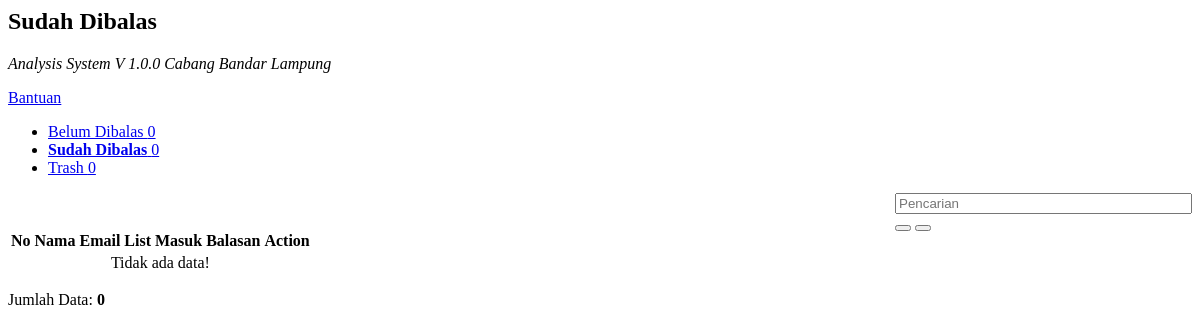
Page /admin/sudah_dibalas.php on the earlier database version.
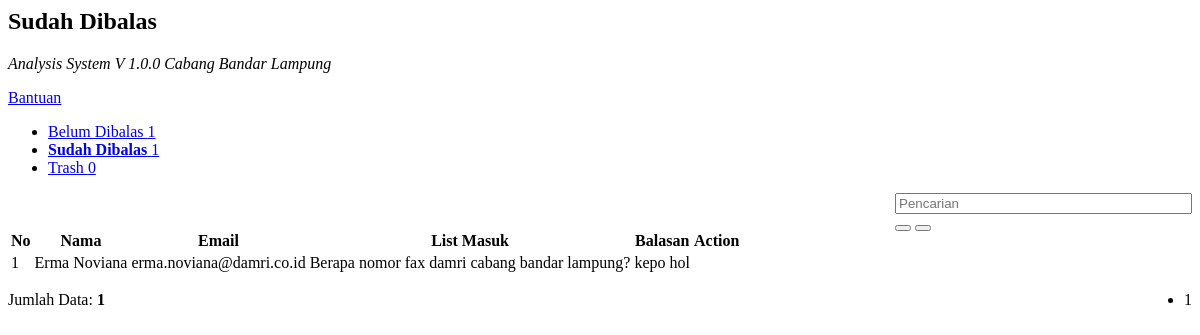
Same page on the later database version.
### tables this page shows
CREATE TABLE `tbl_helpdesk` (
  `id_helpdesk` int(10) NOT NULL,
  `nama` varchar(50) DEFAULT NULL,
  `email` varchar(100) DEFAULT NULL,
  `inbox` varchar(255) DEFAULT NULL,
  `outbox` varchar(255) DEFAULT NULL,
  `tanggal` varchar(25) DEFAULT NULL,
  `trash` int(10) DEFAULT NULL,
  `status` int(10) DEFAULT NULL
);

### admin/sudah_dibalas.php (the view, shortened to what the changed rows need)
<body>
    <div class="breadcomb-area">
        <div class="container">
            <div class="row">
                <div class="col-lg-12 col-md-12 col-sm-12 col-xs-12">
                    <div class="breadcomb-list">
                        <div class="row">
                            <div class="col-lg-6 col-md-6 col-sm-6 col-xs-12">
                                <div class="breadcomb-wp">
                                    <div class="breadcomb-ctn">
                                        <h2>Sudah Dibalas</h2>
                                    </div>
                                </div>
                            </div>
                        </div>
                    </div>
                </div>
            </div>
        </div>
    </div>
    <div class="inbox-area">
        <div class="container">
            <div class="row">
                <div class="col-lg-3 col-md-3 col-sm-3 col-xs-12">
                    <div class="inbox-left-sd">
                       <div class="inbox-status">
                           <ul class="inbox-st-nav">
                               <li>
                                 <a href="index.php?content=belum_dibalas">
                                   <i class="notika-icon notika-draft"></i> Belum Dibalas
                                   <span class="pull-right">
                                     <?php
                                       $qhelp      = "SELECT count(*) as count FROM tbl_helpdesk WHERE status=0 AND outbox=0 AND trash=0";
                                       $query      = mysqli_query($konek, $qhelp)or die(mysqli_error($konek));
                                       $result     = mysqli_fetch_assoc($query);
                                       $count      = $result['count'];
                                       echo $count;
                                     ?>
                                   </span>
                                 </a>
                               </li>
                               <li>
                                 <a href="index.php?content=sudah_dibalas"><i class="notika-icon notika-sent"></i> <b>Sudah Dibalas</b>
                                   <span class="pull-right">
                                     <?php
                                       $qhelp      = "SELECT count(*) as count FROM tbl_helpdesk WHERE status=1 AND outbox!='0' AND trash=0";
                                       $query      = mysqli_query($konek, $qhelp)or die(mysqli_error($konek));
                                       $result     = mysqli_fetch_assoc($query);
                                       $count      = $result['count'];
                                       echo $count;
                                     ?>
                                   </span>
                                 </a>
                               </li>
                                     <?php
                                       $qhelp      = "SELECT count(*) as count FROM tbl_helpdesk WHERE trash=1";
                                       $query      = mysqli_query($konek, $qhelp)or die(mysqli_error($konek));
                                     ?>
                           </ul>
                       </div>
                    </div>
                </div>
                <div class="col-lg-9 col-md-9 col-sm-9 col-xs-12">
                    <div class="data-table-area">
                        <div class="container">
                            <div class="row">
                                <div class="col-lg-9 col-md-9 col-sm-9 col-xs-12">
                                    <div class="data-table-list">
                                        <div class="table-responsive">
                                              <br><br>
                                              <form class="form-horizontal" method="POST">
                                                <table class="table table-striped" id="data-table-basic">
                                                  <thead>
                                                    <tr>
                                                      <th>No</th>
                                                      <th>Nama</th>
                                                      <th>Email</th>
                                                      <th>List Masuk</th>
                                                      <th>Balasan</th>
                                                      <th>Action</th>
                                                    </tr>
                                                  </thead>
                                                  <tbody>
                                                    <?php
                                                      include '../config/koneksi.php';
                                                                 $batas  = 10;
                                                                 $hal    = @$_GET['hal'];
                                                                 if (empty($hal)) {
                                                                   $posisi = 0;
                                                                   $hal    = 1;
                                                                 } else {
                                                                   $posisi = ($hal - 1) * $batas;
                                                                 }
                                                                 if($_SERVER['REQUEST_METHOD'] == "POST") {
                                                                   $pencarian = trim(mysqli_real_escape_string($konek, $_POST['pencarian']));
                                                                   if ($pencarian != '') {
                                                                     $sql = "SELECT * FROM tbl_helpdesk WHERE status='1' AND trash='0' AND nama LIKE '%$pencarian%' OR email LIKE '%$pencarian%' OR inbox LIKE '%$pencarian%' OR outbox LIKE '%$pencarian%' ORDER BY id_helpdesk DESC";
                                                                     $query = $sql;
                                                                     $queryJml = $sql;
                                                                   } else {
                                                                     $query = "SELECT * FROM tbl_helpdesk WHERE status='1' AND trash='0' ORDER BY id_helpdesk DESC LIMIT $posisi, $batas ";
                                                                     $queryJml = "SELECT * FROM tbl_helpdesk WHERE status='1' AND trash='0' ORDER BY id_helpdesk DESC";
                                                                     $no = $posisi + 1;
                                                                   }
                                                                 } else {
                                                                   $query = "SELECT * FROM tbl_helpdesk WHERE status='1' AND trash='0' ORDER BY id_helpdesk DESC LIMIT $posisi, $batas ";
                                                                   $queryJml = "SELECT * FROM tbl_helpdesk WHERE status='1' AND trash='0' ORDER BY id_helpdesk DESC";
                                                                 }
                                                      $querydata = mysqli_query($konek, $query)or die(mysqli_error());
                                                              if(mysqli_num_rows($querydata) == 0){
                                                                echo '<tr><td colspan="6" align="center">Tidak ada data!</td></tr>';
                                                              }
                                                                else
                                                              {
                                                                $no = 1;
                                                                while($data = mysqli_fetch_array($querydata)){
                                                                  echo '<tr>';
                                                                  echo '<td>'.$no.'</td>';
                                                                  echo '<td>'.$data['nama'].'</td>';
                                                                  echo '<td>'.$data['email'].'</td>';
                                                                  echo '<td>'.$data['inbox'].'</td>';
                                                                  echo '<td>'.$data['outbox'].'</td>';
                                                                  echo '<td align="center"  width="20"><a data-toggle="tooltip" data-placement="left" title="Pindahkan ke Trash" href=../config/trash.php?id_helpdesk='.$data['id_helpdesk'].'><i class="fa fa-trash fa-fw"></i></a></td>';
                                                                  echo '</tr>';
                                                                  $no++;
                                                                }
                                                              }
                                                          ?>
                                                  </tbody>
                                                </table>
                                              </form>
                                              <?php
                                               if($_SERVER['REQUEST_METHOD'] == "POST") {
                                                      $pencarian = trim(mysqli_real_escape_string($konek, $_POST['pencarian']));
                                                  echo "<div style=\"float:left;\">";
                                                  $jml = mysqli_num_rows(mysqli_query($konek, $queryJml));
                                                  echo "Data Hasil Pencarian: <b>$jml</b>";
                                                  echo "</div>";
                                                } else { ?>
                                                  <div style="float:left;">
                                                    <?php
                                                    $jml = mysqli_num_rows(mysqli_query($konek, $queryJml));
                                                    echo "Jumlah Data: <b>$jml</b>";
                                                    ?>
                                                  </div>
                                                  <div style="float:right;">
                                                    <ul class="pagination pagination-sm" style="margin: 0">
                                                      <?php
                                                      $jml_hal = ceil($jml / $batas);
                                                      for ($i=1; $i <= $jml_hal; $i++) {
                                                        if ($i != $hal) {
                                                          echo "<li><a href=\"index.php?content=sudah_dibalas&&hal=$i\">$i</a></li>";
                                                        } else {
                                                          echo "<li class=\"active\"><a>$i</a></li>";
                                                        }
                                                      }
                                                    }
                                                      ?>
                                                    </ul>
                                                  </div>
                                            </div>
                                        </div>
                                    </div>
                                </div>
                            </div>
                        </div>
                    </div>
                </div>
            </div>
        </div>

Differences in the rows shown:
added tbl_helpdesk: nama "Erma Noviana", email "erma.noviana@damri.co.id", inbox "Berapa nomor fax damri cabang bandar lampung?", outbox "kepo hol"
Other differences:
$count: "0" → "1"
$jml: "0" → "1"
new list line: "1"
text no longer shown: "Tidak ada data!"
